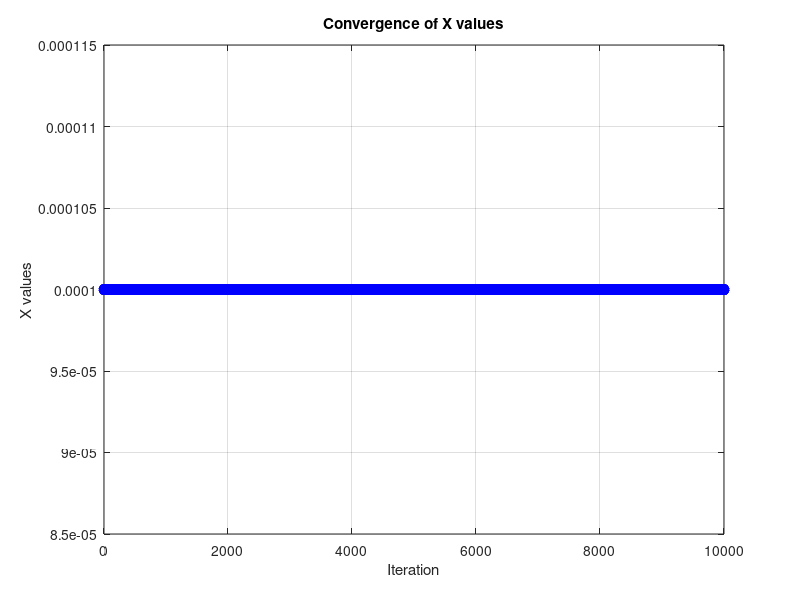
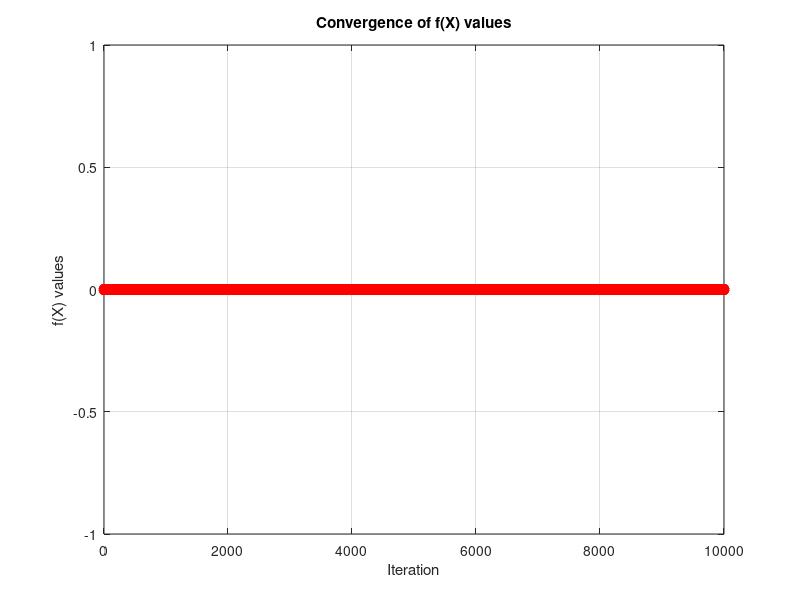
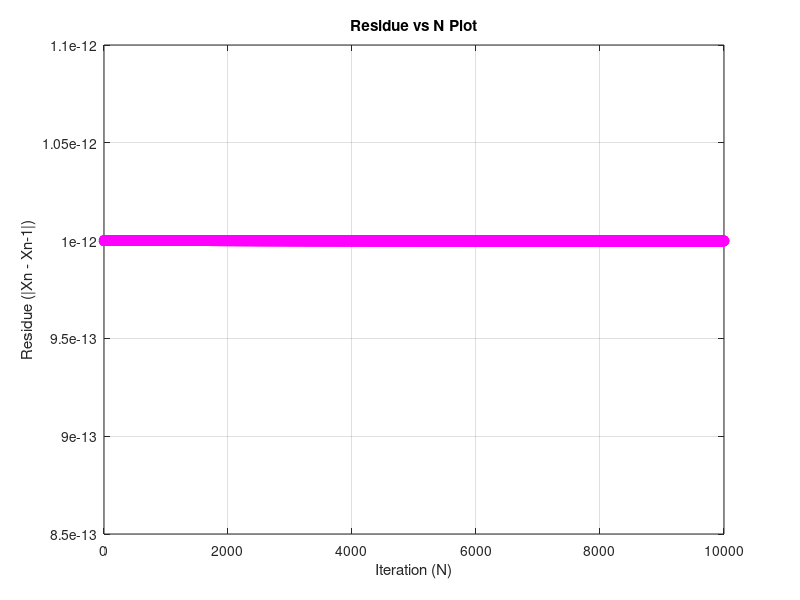
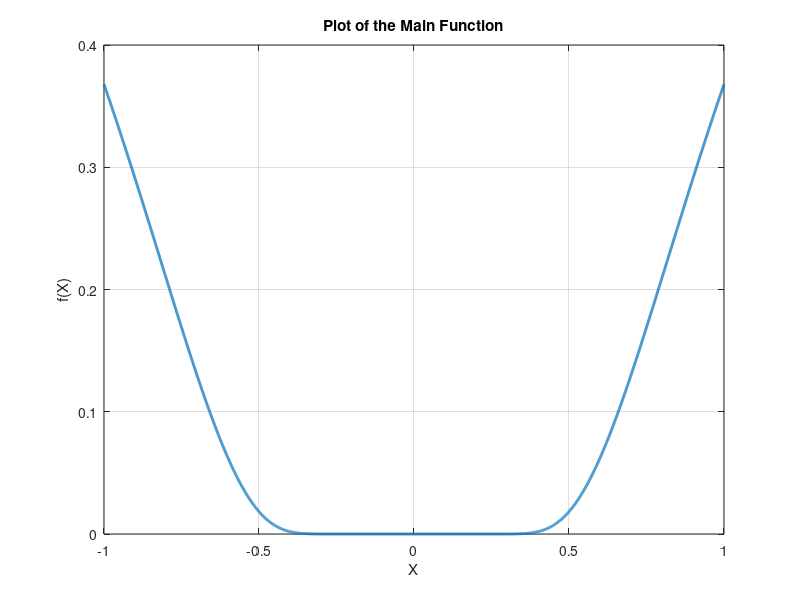

Source code (MATLAB) for these figures, in order:
fq4 = @(x) exp(-1/(x^2));
dfq4= @(x) exp(-1/(x^2))*(2/(x^3));
epsilon = eps;
Nmax=10000;
x= 0.0001;
d=1;
solution=0;
%solution = fzero(fq4,2);
fprintf("Value is %.6fd\n",exp(10^8)*epsilon);

fprintf("Below Values are up to 14 decimal places\n");
fprintf("Iteration\tX\t\tf(x)\t\tActual Solution\t\tAbsolute Error\n");

% Initialize arrays to store iteration data for plotting
x_values = zeros(1, Nmax);
fx_values = zeros(1, Nmax);
absolute_errors = zeros(1, Nmax);

while d <= Nmax
    c = fq4(x);
    dc = dfq4(x);
    
    % Store values for plotting
    x_values(d) = x;
    fx_values(d) = c;

    
    if(d==1)
        fprintf("%d\t\t%.14f\t%.14f\t%.14f\t%.14f\n", d, x, c, solution, abs(x-solution));
        x = x - (x^3)/2;
        absolute_errors(d) = abs(x);
    else

        fprintf("%d\t\t%.14f\t%.14f\t%.14f\t%.14f\n", d, x, c, solution, abs(x - solution));
        x = x - (x^3)/2;
        absolute_errors(d) = abs(x - x_values(d-1));
    end

    d = d + 1;
end

if d == Nmax
    fprintf("For %d iterations, the solution does not converge up to the given error %f\n", Nmax, epsilon);
end

% Figure 1 Plotting the convergence of X values
figure;
plot(1:d-1, x_values(1:d-1), '-o', 'Color', 'b', 'LineWidth', 2);
title('Convergence of X values');
xlabel('Iteration');
ylabel('X values');
grid on;

% Figure 2 Plotting the convergence of f(X) values
figure;
plot(1:d-1, fx_values(1:d-1), '-o', 'Color', 'r', 'LineWidth', 2);
title('Convergence of f(X) values');
xlabel('Iteration');
ylabel('f(X) values');
grid on;

% Figure 3 Plotting the absolute error plot
figure;
plot(2:d-1, absolute_errors(2:d-1), '-o', 'Color', 'm', 'LineWidth', 2);
title('Residue vs N Plot');
xlabel('Iteration (N)');
ylabel('Residue (|Xn - Xn-1|)');
grid on;

% Figure 4 Plot of the main function
figure;
x = linspace(-1, 1, 5000);
plot(x,exp(-1./(x.^2)),'LineWidth', 2);
title('Plot of the Main Function');
xlabel('X');
ylabel('f(X)');
grid on;



